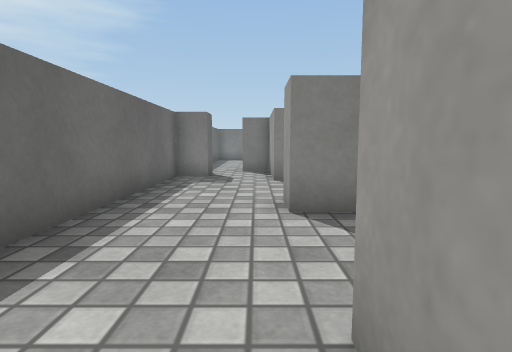
[1] (above)

24 first-person views from a walk through a Unity game level. The camera is 0.51 m above the floor, tilts 6° down and sees 80° across. The floor is counted in squares, 0.5 m on a side. Each view is taken from the middle of a square. On the plan, view 1 faces up. The plan holds only what a view shows up to about 12 squares ahead; the rest is blank. The place goes on beyond the plan. Surface patterns are stand-ins for the level's own textures.

[2]
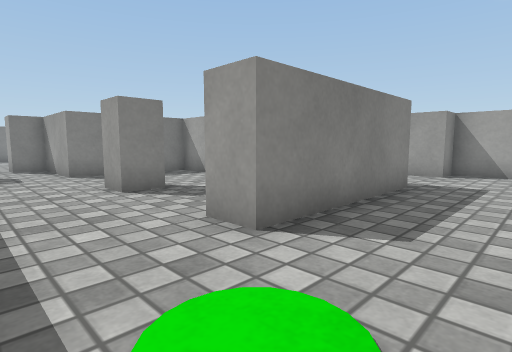

[3]
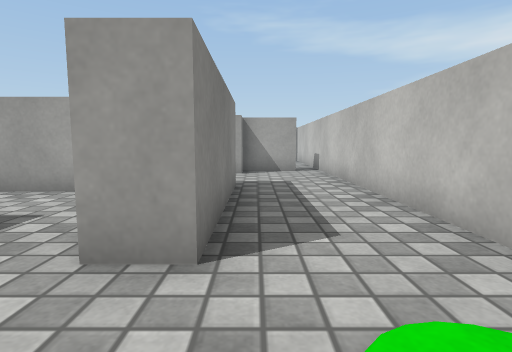

[4]
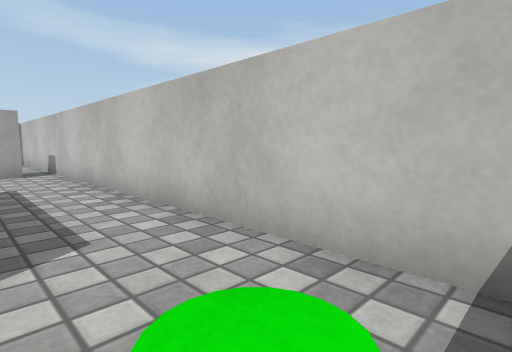

[5]
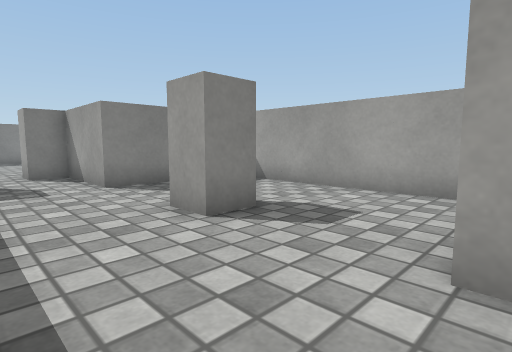

[6]
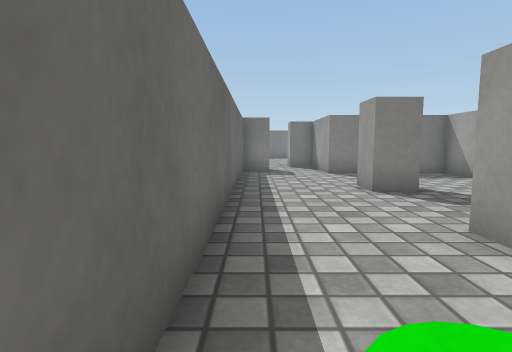

[7]
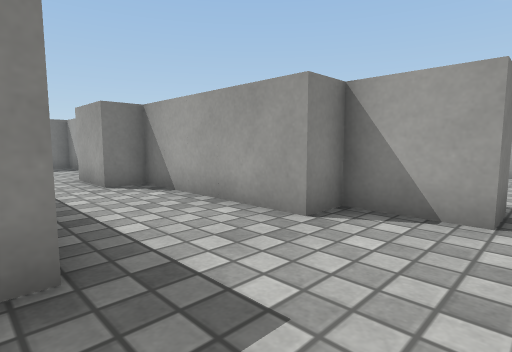

[8]
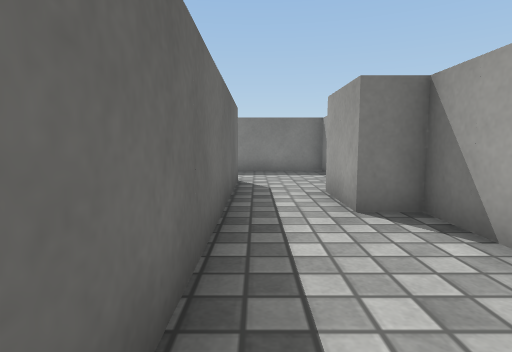

[9]
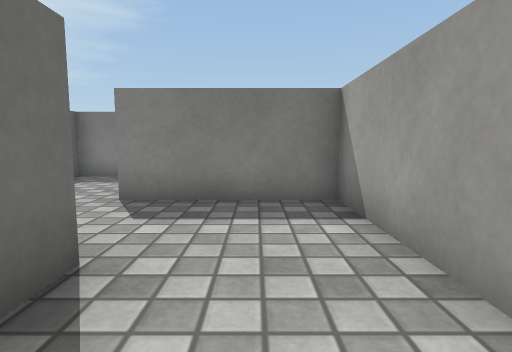

[10]
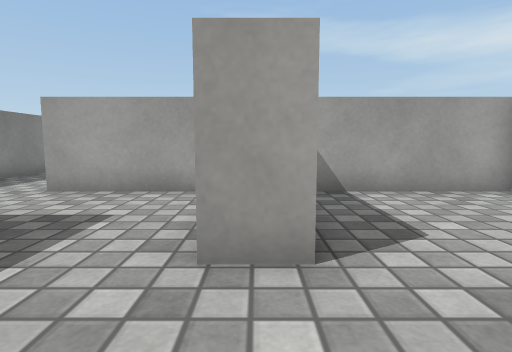

[11]
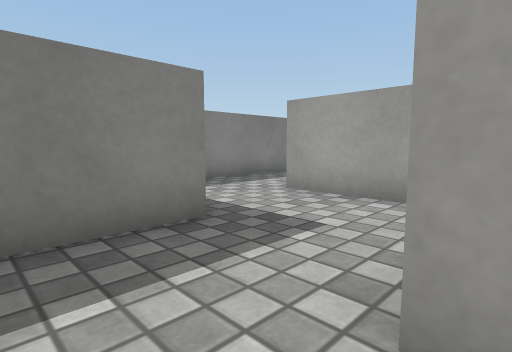

[12]
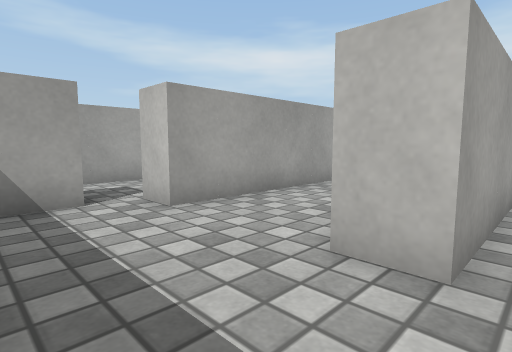

[13]
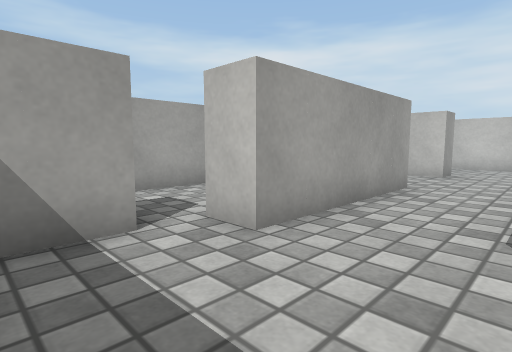

[14]
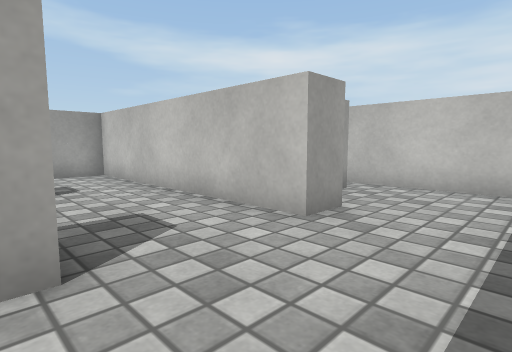

[15]
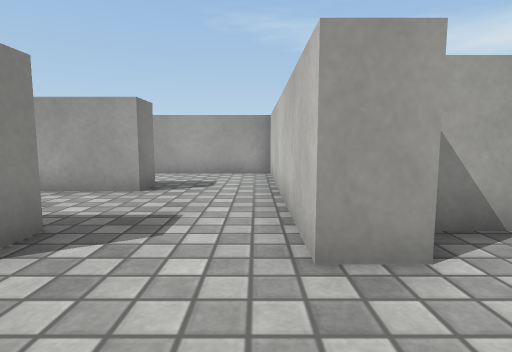

[16]
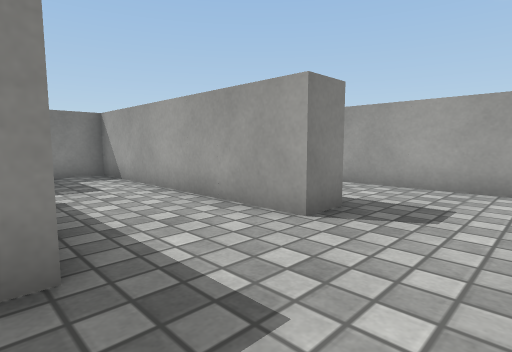

[17]
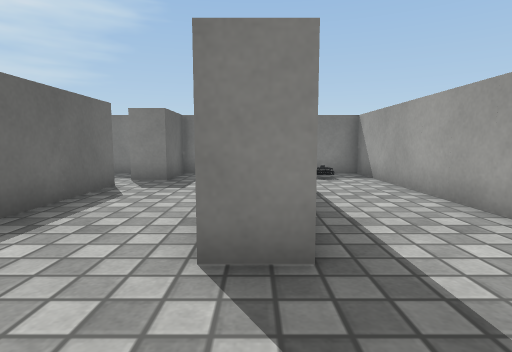

[18]
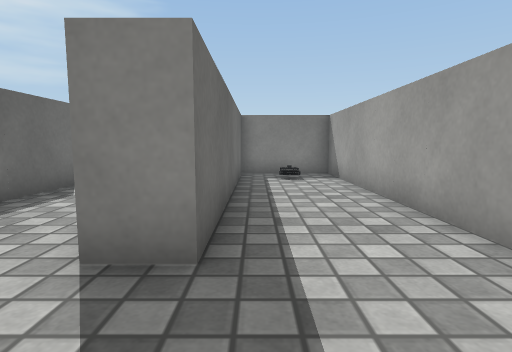

[19]
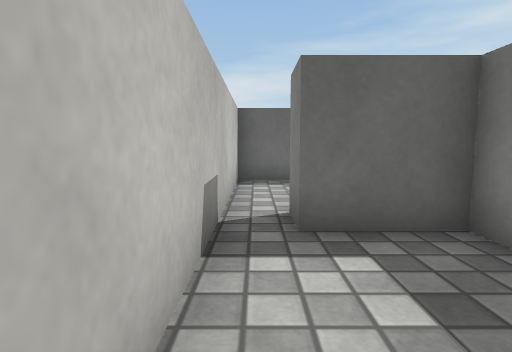

[20]
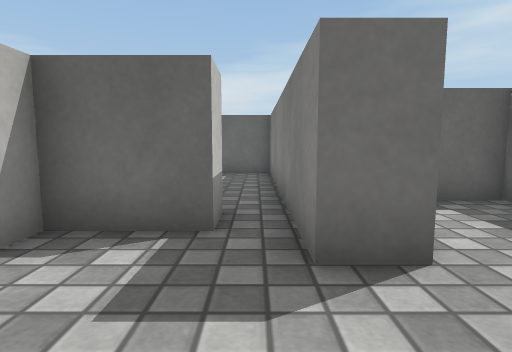

[21]
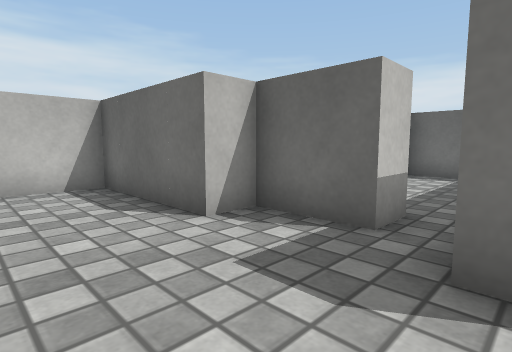

[22]
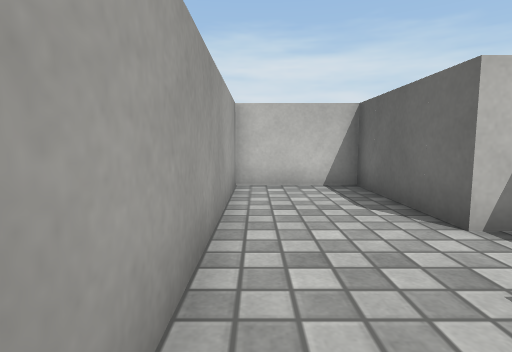

[23]
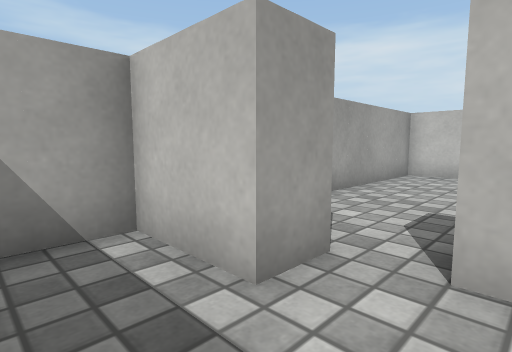

[24]
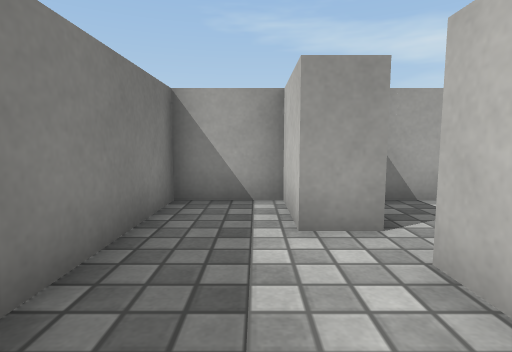

### Floor plan
Points are (right, up) in squares from view 1. A wall is a line through its corners. A room is listed if a view was taken in it or the views show most of it. See-through windows are left out.
Room 1 (views 1, 2, 3, 4, 5, 6, 7, 8, 9)
walls: (1.6, 4.5) (0.5, 4.5) (0.5, 5.5); (4.5, 2.2) (4.5, 8.5) (0.5, 8.5) (0.5, 11.5) (-0.5, 11.5) (-0.5, 12.5); (5.6, 0.5) (0.5, 0.5) (0.5, 1.5); (5.5, 8.5) (5.5, 1.5); (8.5, 7.5) (8.5, 8.5); (-1.5, 10.5) (-1.5, 9.5) (-2.5, 9.5) (-2.5, -1.5); (-1.9, -2.5) (9.6, -2.5); (9.5, -1.5) (9.5, 0.5) (8.5, 0.5) (8.5, 5.5) (7.5, 5.5) (7.5, 7.5)
ways out: opening at (7, 8) to room 2; opening at (10, -2) to room 5; opening at (-1, 13)
Room 2 (views 10, 11, 12, 13, 14, 15, 16, 17, 18)
walls: (12.5, 12.4) (12.5, 17.5) (13.5, 17.5) (13.5, 14.1); (8.5, 14) (8.5, 17.5) (9.5, 17.5); (13.6, 12.5) (12.9, 12.5); (12.5, 8.4) (12.5, 9.5) (20.5, 9.5) (20.5, 20.5) (17.5, 20.5) (17.5, 12.5) (16.5, 12.5) (16.5, 20.5) (14.5, 20.5) (14.5, 18.5) (13.5, 18.5) (13.5, 19.8); (5.6, 16.5) (1.5, 16.5); (8.5, 8.5) (8.5, 12.5) (4.5, 12.5) (4.5, 13.5); (12.9, 20.5) (8.2, 20.5); (5.5, 9.5) (5.5, 8.5); (9.5, 7) (9.5, 5.5); (13.5, 6.5) (13.5, 8); (9.8, 5.5) (13.5, 5.5)
ways out: opening at (7, 8) to room 1; opening at (14, 6) to room 4
Room 3 (views 19, 20, 21, 22)
walls: (18.5, 5.4) (18.5, 6.5); (17.5, 5.5) (17.5, 4.5) (15.5, 4.5); (15.4, 3.5) (16.5, 3.5) (16.5, 1.5) (17.5, 1.5) (17.5, -2.5) (20.5, -2.5) (20.5, 4.8)
ways out: opening at (18, 6) to room 4; opening at (15, 4) to room 5
Room 4 (views 23, 24)
walls: (18.5, 6.5) (20.5, 6.5) (20.5, 8.5) (16.6, 8.5); (15.1, 8.5) (14.5, 8.5) (14.5, 6.5) (13.5, 6.5); (13.5, 5.5) (17.5, 5.5)
ways out: opening at (14, 6) to room 2; opening at (18, 6) to room 3
Room 5 (no view inside)
walls: (15.5, 4.5) (9.8, 4.5); (10.5, -1.5) (9.5, -1.5); (9.6, -2.5) (12.6, -2.5); (9.5, 4.5) (9.5, 1.5)
ways out: opening at (10, -2) to room 1; opening at (15, 4) to room 3

Positions as (right, up) in squares from view 1, and headings:
1: (0, 0), facing up
2: (-2, -2), facing up-right
3: (-2, 0), facing right
4: (-2, 0), facing down-right
5: (-2, 1), facing up-right
6: (-2, -2), facing up
7: (5, -2), facing up-right
8: (6, 1), facing up
9: (7, 7), facing up
10: (2, 13), facing right
11: (3, 13), facing up-right
12: (8, 20), facing down-right
13: (10, 20), facing down-right
14: (10, 13), facing down-right
15: (10, 10), facing right
16: (13, 10), facing up-right
17: (17, 10), facing up
18: (18, 10), facing up
19: (18, 6), facing left
20: (20, 4), facing left
21: (20, 5), facing down-left
22: (20, 5), facing down
23: (17, 8), facing down-right
24: (15, 7), facing right
